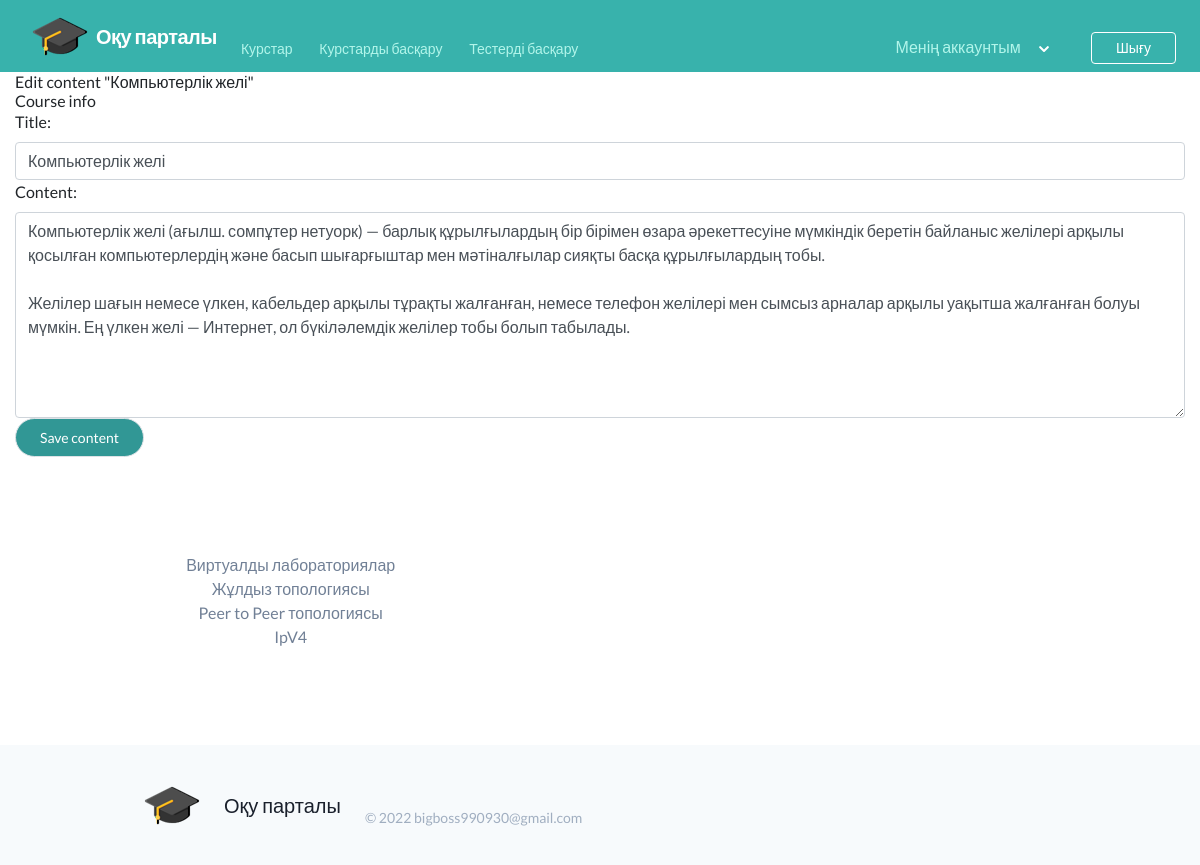
/course/module/1/content/text/1/ (signed in), run on the app's committed database.
### courses/models.py (models this page shows, shortened)
class ItemBase(models.Model):
    owner = models.ForeignKey(settings.AUTH_USER_MODEL, related_name='%(class)s_related')
    title = models.CharField(max_length=250)
    created = models.DateTimeField(auto_now_add=True)
    updated = models.DateTimeField(auto_now=True)
    class Meta:
        abstract = True

class Text(ItemBase):
    content = models.TextField()

### courses/views.py (the view, shortened to what this page needs)
# urls.py: url(r'^module/(?P<module_id>\d+)/content/(?P<model_name>\w+)/create/$', views.ContentCreateUpdateView.as_view(), name='module_content_create'),
class ContentCreateUpdateView(TemplateResponseMixin, View):
    module = None
    model = None
    obj = None
    template_name = 'courses/manage/content/form.html'
    def get_model(self, model_name):
        if model_name in ['text', 'video', 'image', 'file',]:
            return apps.get_model(app_label='courses', model_name=model_name)
        return None
    def get_form(self, model, *args, **kwargs):
        Form = modelform_factory(model, exclude=['owner', 'order', 'created', 'updated'], widgets={'title': forms.TextInput(attrs={'class':'form-control'}), 'content': forms.Textarea(attrs={'class':'form-control', 'cols': 40, 'rows': 8}), 'url': forms.TextInput(attrs={'class':'form-control'})})
        return Form(*args, **kwargs)
    def dispatch(self, request, module_id, model_name, id=None):
        self.module = get_object_or_404(Module, id=module_id, course__owner=request.user)
        self.model = self.get_model(model_name)
        if id:
            self.obj = get_object_or_404(self.model, id=id, owner=request.user)
        return super(ContentCreateUpdateView, self).dispatch(request, module_id, model_name, id)
    def get(self, request, module_id, model_name, id=None):
        form = self.get_form(self.model, instance=self.obj)
        return self.render_to_response({ 'form':form, 'object': self.obj })

### courses/templatetags/gravatar.py (called while the page is built)
@register.filter
def gravatar(user):
    email = user.email.lower().encode('utf-8')
    default = 'retro'
    size = 100
    url = 'https://www.gravatar.com/avatar/{md5}?{params}'.format(
        md5=hashlib.md5(email).hexdigest(),
        params=urlencode({'d': default, 's': str(size)})
    )
    return url

### courses/templates/courses/manage/content/form.html (shortened to what this page needs)
{% extends "base.html" %}
   {% block content %}
   <div class="container-fluid">
         <h1>
           {% if object %}
             Edit content "{{ object.title }}"
           {% else %}
             Add a new content
           {% endif %}
         </h1>
         <div>
           <h2>Course info</h2>
           <form action="" method="post" enctype="multipart/form-data">
             {{ form.as_p }}
             <p><input type="submit" class="bg-teal-600 hover:bg-teal-700 text-white text-sm px-4 py-2  border rounded-full" value="Save content"></p>
           </form>
         </div>
     </div>
   {% endblock %}

### data on the page
Text: title "Компьютерлік желі", content "Компьютерлік желі (ағылш. сомпұтер нетуорк) — барлық құрылғылардың бір бірімен өзара әрекеттесуіне мүмкіндік беретін байланыс желілері арқылы қосылған компьютерлердің және басып шығарғыштар мен мәтіналғылар сияқты басқа құрылғылардың тобы. Желілер шағын немесе үлкен, кабельдер арқылы тұрақты жалғанған, немесе телефон желілері мен сымсыз арналар арқылы уақытша жалғанған болуы мүмкін. Ең үлкен желі — Интернет, ол бүкіләлемдік желілер тобы болып табылады."
